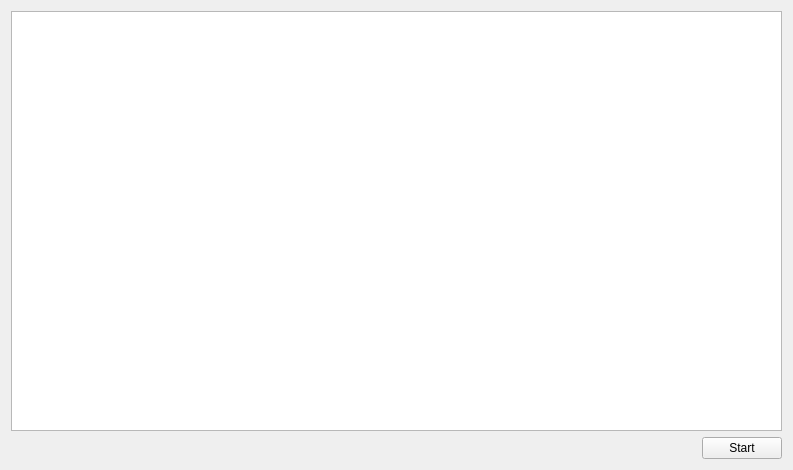
<?xml version="1.0" encoding="UTF-8"?>
<ui version="4.0">
 <class>Simulate</class>
 <widget class="QWidget" name="Simulate">
  <property name="geometry">
   <rect>
    <x>0</x>
    <y>0</y>
    <width>793</width>
    <height>470</height>
   </rect>
  </property>
  <property name="windowTitle">
   <string>Form</string>
  </property>
  <layout class="QVBoxLayout" name="verticalLayout">
   <item>
    <widget class="QTableWidget" name="tableWidget"/>
   </item>
   <item>
    <layout class="QHBoxLayout" name="horizontalLayout">
     <item>
      <spacer name="horizontalSpacer">
       <property name="orientation">
        <enum>Qt::Horizontal</enum>
       </property>
       <property name="sizeHint" stdset="0">
        <size>
         <width>40</width>
         <height>20</height>
        </size>
       </property>
      </spacer>
     </item>
     <item>
      <widget class="QPushButton" name="START">
       <property name="text">
        <string>Start</string>
       </property>
      </widget>
     </item>
    </layout>
   </item>
  </layout>
 </widget>
 <resources/>
 <connections/>
</ui>
